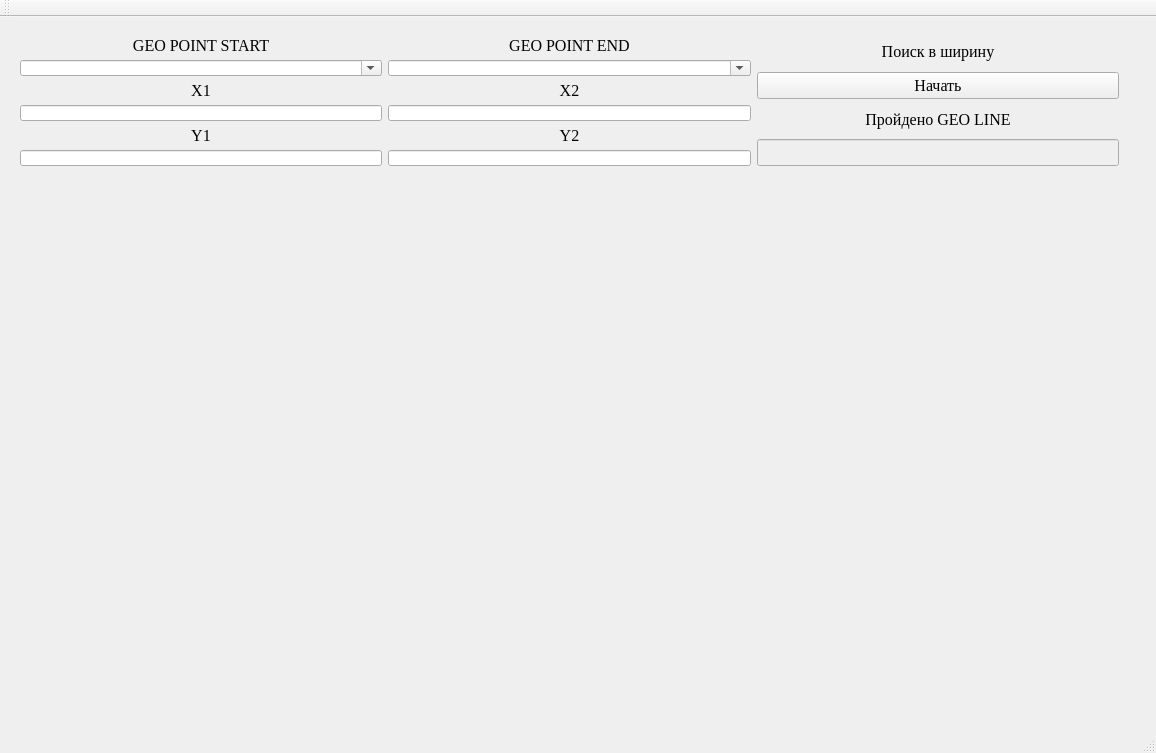
<?xml version="1.0" encoding="UTF-8"?>
<ui version="4.0">
 <class>MainWindow</class>
 <widget class="QMainWindow" name="MainWindow">
  <property name="geometry">
   <rect>
    <x>0</x>
    <y>0</y>
    <width>1156</width>
    <height>753</height>
   </rect>
  </property>
  <property name="font">
   <font>
    <family>Times New Roman</family>
    <pointsize>12</pointsize>
   </font>
  </property>
  <property name="windowTitle">
   <string>MainWindow</string>
  </property>
  <widget class="QWidget" name="centralWidget">
   <widget class="QWidget" name="">
    <property name="geometry">
     <rect>
      <x>9</x>
      <y>9</y>
      <width>1121</width>
      <height>151</height>
     </rect>
    </property>
    <layout class="QGridLayout" name="gridLayout">
     <item row="0" column="0">
      <layout class="QVBoxLayout" name="verticalLayout_2">
       <item>
        <widget class="QLabel" name="label_7">
         <property name="font">
          <font>
           <family>Times New Roman</family>
           <pointsize>12</pointsize>
           <weight>50</weight>
           <bold>false</bold>
          </font>
         </property>
         <property name="text">
          <string>GEO POINT START</string>
         </property>
         <property name="alignment">
          <set>Qt::AlignCenter</set>
         </property>
        </widget>
       </item>
       <item>
        <widget class="QComboBox" name="comboBox_GPstart">
         <property name="font">
          <font>
           <family>Times New Roman</family>
           <pointsize>12</pointsize>
          </font>
         </property>
         <property name="editable">
          <bool>true</bool>
         </property>
        </widget>
       </item>
       <item>
        <widget class="QLabel" name="label_9">
         <property name="font">
          <font>
           <family>Times New Roman</family>
           <pointsize>12</pointsize>
           <weight>50</weight>
           <bold>false</bold>
          </font>
         </property>
         <property name="text">
          <string>X1</string>
         </property>
         <property name="alignment">
          <set>Qt::AlignCenter</set>
         </property>
        </widget>
       </item>
       <item>
        <widget class="QLineEdit" name="lineEdit_GPstart_X1">
         <property name="sizePolicy">
          <sizepolicy hsizetype="Expanding" vsizetype="Fixed">
           <horstretch>0</horstretch>
           <verstretch>0</verstretch>
          </sizepolicy>
         </property>
         <property name="font">
          <font>
           <family>Times New Roman</family>
           <pointsize>12</pointsize>
          </font>
         </property>
         <property name="layoutDirection">
          <enum>Qt::LeftToRight</enum>
         </property>
         <property name="maxLength">
          <number>7</number>
         </property>
         <property name="frame">
          <bool>true</bool>
         </property>
         <property name="alignment">
          <set>Qt::AlignCenter</set>
         </property>
        </widget>
       </item>
       <item>
        <widget class="QLabel" name="label_10">
         <property name="font">
          <font>
           <family>Times New Roman</family>
           <pointsize>12</pointsize>
           <weight>50</weight>
           <bold>false</bold>
          </font>
         </property>
         <property name="text">
          <string>Y1</string>
         </property>
         <property name="alignment">
          <set>Qt::AlignCenter</set>
         </property>
        </widget>
       </item>
       <item>
        <widget class="QLineEdit" name="lineEdit_GPstart_Y1">
         <property name="font">
          <font>
           <family>Times New Roman</family>
           <pointsize>12</pointsize>
          </font>
         </property>
         <property name="layoutDirection">
          <enum>Qt::LeftToRight</enum>
         </property>
         <property name="maxLength">
          <number>7</number>
         </property>
         <property name="frame">
          <bool>true</bool>
         </property>
         <property name="alignment">
          <set>Qt::AlignCenter</set>
         </property>
        </widget>
       </item>
      </layout>
     </item>
     <item row="0" column="1">
      <layout class="QVBoxLayout" name="verticalLayout">
       <item>
        <widget class="QLabel" name="label_8">
         <property name="font">
          <font>
           <family>Times New Roman</family>
           <pointsize>12</pointsize>
           <weight>50</weight>
           <bold>false</bold>
          </font>
         </property>
         <property name="text">
          <string>GEO POINT END</string>
         </property>
         <property name="alignment">
          <set>Qt::AlignCenter</set>
         </property>
        </widget>
       </item>
       <item>
        <widget class="QComboBox" name="comboBox_GPend">
         <property name="font">
          <font>
           <family>Times New Roman</family>
           <pointsize>12</pointsize>
          </font>
         </property>
         <property name="editable">
          <bool>true</bool>
         </property>
        </widget>
       </item>
       <item>
        <widget class="QLabel" name="label_13">
         <property name="font">
          <font>
           <family>Times New Roman</family>
           <pointsize>12</pointsize>
           <weight>50</weight>
           <bold>false</bold>
          </font>
         </property>
         <property name="text">
          <string>X2</string>
         </property>
         <property name="alignment">
          <set>Qt::AlignCenter</set>
         </property>
        </widget>
       </item>
       <item>
        <widget class="QLineEdit" name="lineEdit_GPend_X2">
         <property name="sizePolicy">
          <sizepolicy hsizetype="Expanding" vsizetype="Fixed">
           <horstretch>0</horstretch>
           <verstretch>0</verstretch>
          </sizepolicy>
         </property>
         <property name="font">
          <font>
           <family>Times New Roman</family>
           <pointsize>12</pointsize>
          </font>
         </property>
         <property name="layoutDirection">
          <enum>Qt::LeftToRight</enum>
         </property>
         <property name="maxLength">
          <number>7</number>
         </property>
         <property name="frame">
          <bool>true</bool>
         </property>
         <property name="alignment">
          <set>Qt::AlignCenter</set>
         </property>
        </widget>
       </item>
       <item>
        <widget class="QLabel" name="label_14">
         <property name="font">
          <font>
           <family>Times New Roman</family>
           <pointsize>12</pointsize>
           <weight>50</weight>
           <bold>false</bold>
          </font>
         </property>
         <property name="text">
          <string>Y2</string>
         </property>
         <property name="alignment">
          <set>Qt::AlignCenter</set>
         </property>
        </widget>
       </item>
       <item>
        <widget class="QLineEdit" name="lineEdit_GPend_Y2">
         <property name="font">
          <font>
           <family>Times New Roman</family>
           <pointsize>12</pointsize>
          </font>
         </property>
         <property name="layoutDirection">
          <enum>Qt::LeftToRight</enum>
         </property>
         <property name="maxLength">
          <number>7</number>
         </property>
         <property name="frame">
          <bool>true</bool>
         </property>
         <property name="alignment">
          <set>Qt::AlignCenter</set>
         </property>
        </widget>
       </item>
      </layout>
     </item>
     <item row="0" column="2">
      <layout class="QVBoxLayout" name="verticalLayout_3">
       <item>
        <widget class="QLabel" name="label_6">
         <property name="font">
          <font>
           <family>Times New Roman</family>
           <pointsize>12</pointsize>
           <weight>50</weight>
           <bold>false</bold>
          </font>
         </property>
         <property name="text">
          <string>Поиск в ширину</string>
         </property>
         <property name="alignment">
          <set>Qt::AlignCenter</set>
         </property>
        </widget>
       </item>
       <item>
        <widget class="QPushButton" name="pushButton_BFS">
         <property name="font">
          <font>
           <family>Times New Roman</family>
           <pointsize>12</pointsize>
          </font>
         </property>
         <property name="text">
          <string>Начать</string>
         </property>
        </widget>
       </item>
       <item>
        <widget class="QLabel" name="label">
         <property name="font">
          <font>
           <family>Times New Roman</family>
           <pointsize>12</pointsize>
          </font>
         </property>
         <property name="text">
          <string>Пройдено GEO LINE</string>
         </property>
         <property name="alignment">
          <set>Qt::AlignCenter</set>
         </property>
        </widget>
       </item>
       <item>
        <widget class="QLineEdit" name="lineEdit_BFS_result">
         <property name="enabled">
          <bool>false</bool>
         </property>
         <property name="text">
          <string/>
         </property>
         <property name="echoMode">
          <enum>QLineEdit::Normal</enum>
         </property>
         <property name="alignment">
          <set>Qt::AlignCenter</set>
         </property>
        </widget>
       </item>
      </layout>
     </item>
    </layout>
   </widget>
   <widget class="QCustomPlot" name="widget" native="true">
    <property name="geometry">
     <rect>
      <x>9</x>
      <y>170</y>
      <width>1138</width>
      <height>521</height>
     </rect>
    </property>
   </widget>
  </widget>
  <widget class="QMenuBar" name="menuBar">
   <property name="geometry">
    <rect>
     <x>0</x>
     <y>0</y>
     <width>1156</width>
     <height>21</height>
    </rect>
   </property>
  </widget>
  <widget class="QToolBar" name="mainToolBar">
   <attribute name="toolBarArea">
    <enum>TopToolBarArea</enum>
   </attribute>
   <attribute name="toolBarBreak">
    <bool>false</bool>
   </attribute>
  </widget>
  <widget class="QStatusBar" name="statusBar"/>
 </widget>
 <layoutdefault spacing="6" margin="11"/>
 <customwidgets>
  <customwidget>
   <class>QCustomPlot</class>
   <extends>QWidget</extends>
   <header>qcustomplot.h</header>
   <container>1</container>
  </customwidget>
 </customwidgets>
 <resources/>
 <connections/>
</ui>
